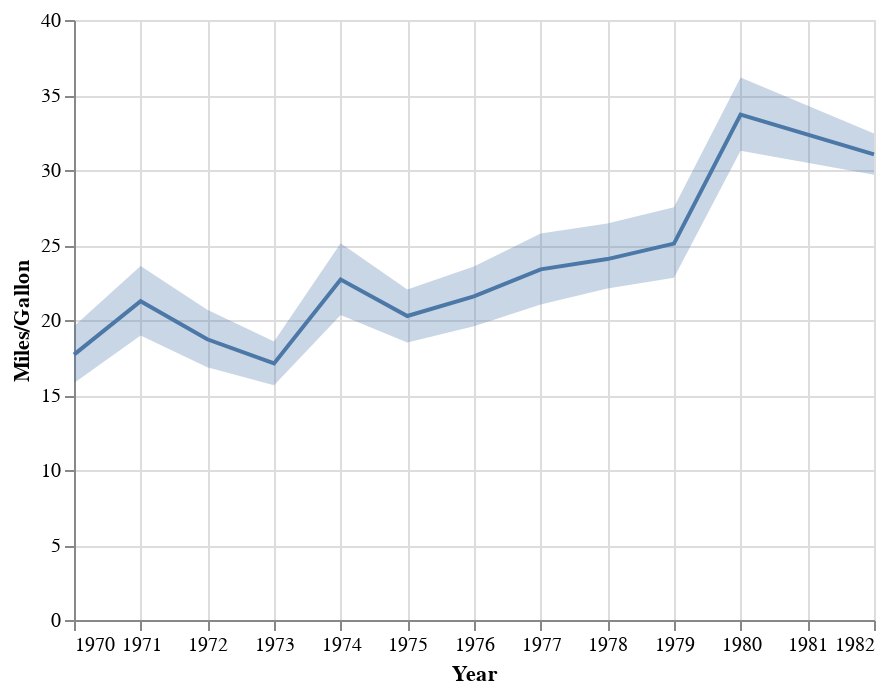

The notebook cell saved with this chart:
### Markdown cell above
# Plotting Tidy Data with Altair
Since our data is Tidy, we can use the Grammar of Graphics to make plots!

### Code cell
line = alt.Chart(cars_df).mark_line().encode(
    x='Year',
    y='mean(Miles_per_Gallon)'
)
# https://altair-viz.github.io/user_guide/generated/core/altair.ErrorBandDef.html#altair.ErrorBandDef
band = alt.Chart(cars_df).mark_errorband(extent='ci').encode(
    x='Year',
    y=alt.Y('Miles_per_Gallon', title='Miles/Gallon'),
)

band + line

### Figure 1 — Vega-Lite specification as saved in the notebook (floating-point values rounded to 4 significant figures; data arrays with more than 128 entries replaced by an {"elided": "..."} marker saying what was removed)
{"config": {"view": {"continuousWidth": 400, "continuousHeight": 300}}, "layer": [{"mark": {"type": "errorband", "extent": "ci"}, "encoding": {"x": {"type": "temporal", "field": "Year"}, "y": {"type": "quantitative", "field": "Miles_per_Gallon", "title": "Miles/Gallon"}}}, {"mark": "line", "encoding": {"x": {"type": "temporal", "field": "Year"}, "y": {"type": "quantitative", "aggregate": "mean", "field": "Miles_per_Gallon"}}}], "data": {"name": "data-f02450ab61490a1363517a0190416235"}, "$schema": "https://vega.github.io/schema/vega-lite/v4.8.1.json", "datasets": {"data-f02450ab61490a1363517a0190416235": {"elided": "406 records"}}}
